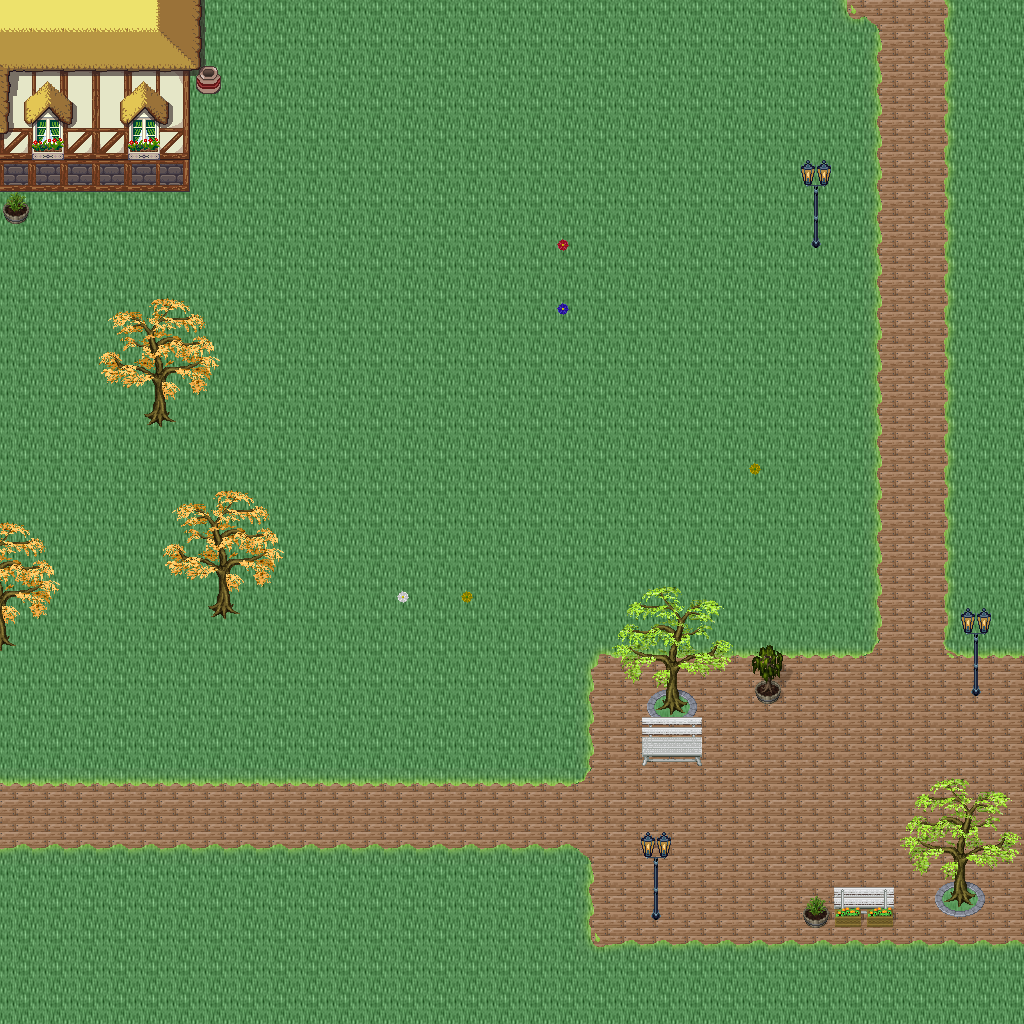

Below is a game level as drawn by its tile map, then a one-line description and the .tmx that defines it (tile-layer data replaced by summaries):
An orthogonal 32x32 tile map with 32x32 px tiles, 5 tile layers (Ground, Objects, Objects2, Above, ...), 1 hidden layer not drawn, 55 tilesets.

<map version="1.10" tiledversion="1.11.0" orientation="orthogonal" renderorder="right-down" width="32" height="32" tilewidth="32" tileheight="32" infinite="0" nextlayerid="11" nextobjectid="1">
 <tileset firstgid="1" name="logic_collision" tilewidth="32" tileheight="32" tilecount="1" columns="1">
  <image source="../drawable/logic_collision.png" width="32" height="32" />
 </tileset>
 <tileset firstgid="2" name="ground_ground" tilewidth="32" tileheight="32" tilecount="33" columns="3">
  <image source="../drawable/ground_ground.png" width="96" height="352" />
 </tileset>
 <tileset firstgid="35" name="building_castle" tilewidth="32" tileheight="32" tilecount="320" columns="20">
  <image source="../drawable/building_castle.png" width="640" height="512" />
 </tileset>
 <tileset firstgid="355" name="item_weapon_cannon" tilewidth="32" tileheight="32" tilecount="12" columns="3">
  <image source="../drawable/item_weapon_cannon.png" width="96" height="128" />
 </tileset>
 <tileset firstgid="367" name="item_pot_barrels_1" tilewidth="32" tileheight="32" tilecount="8" columns="4">
  <image source="../drawable/item_pot_barrels_1.png" width="128" height="64" />
 </tileset>
 <tileset firstgid="375" name="building_door_door" tilewidth="32" tileheight="32" tilecount="6" columns="3">
  <image source="../drawable/building_door_door.png" width="96" height="64" />
 </tileset>
 <tileset firstgid="381" name="building_door_closed" tilewidth="32" tileheight="32" tilecount="1" columns="1">
  <image source="../drawable/building_door_closed.png" width="32" height="32" />
 </tileset>
 <tileset firstgid="382" name="building_window_window_centered" tilewidth="32" tileheight="32" tilecount="1" columns="1">
  <image source="../drawable/building_window_window_centered.png" width="32" height="32" />
 </tileset>
 <tileset firstgid="383" name="building_decoration_chimney_big" tilewidth="32" tileheight="32" tilecount="2" columns="1">
  <image source="../drawable/building_decoration_chimney_big.png" width="32" height="64" />
 </tileset>
 <tileset firstgid="385" name="ground_grass_edges" tilewidth="32" tileheight="32" tilecount="36" columns="12">
  <image source="../drawable/ground_grass_edges.png" width="384" height="96" />
 </tileset>
 <tileset firstgid="421" name="ground_grass_corners" tilewidth="32" tileheight="32" tilecount="24" columns="6">
  <image source="../drawable/ground_grass_corners.png" width="192" height="128" />
 </tileset>
 <tileset firstgid="445" name="plant_tree_fall_trees" tilewidth="32" tileheight="32" tilecount="40" columns="8">
  <image source="../drawable/plant_tree_fall_trees.png" width="256" height="160" />
 </tileset>
 <tileset firstgid="485" name="plant_tree_locust_tree" tilewidth="32" tileheight="32" tilecount="20" columns="4">
  <image source="../drawable/plant_tree_locust_tree.png" width="128" height="160" />
 </tileset>
 <tileset firstgid="505" name="furniture_chair_bench_white" tilewidth="32" tileheight="32" tilecount="8" columns="2">
  <image source="../drawable/furniture_chair_bench_white.png" width="64" height="128" />
 </tileset>
 <tileset firstgid="513" name="plant_flower_daisy_blue" tilewidth="32" tileheight="32" tilecount="8" columns="2">
  <image source="../drawable/plant_flower_daisy_blue.png" width="64" height="128" />
 </tileset>
 <tileset firstgid="521" name="plant_flower_daisy_red" tilewidth="32" tileheight="32" tilecount="8" columns="2">
  <image source="../drawable/plant_flower_daisy_red.png" width="64" height="128" />
 </tileset>
 <tileset firstgid="529" name="plant_flower_daisy_white" tilewidth="32" tileheight="32" tilecount="8" columns="2">
  <image source="../drawable/plant_flower_daisy_white.png" width="64" height="128" />
 </tileset>
 <tileset firstgid="537" name="plant_flower_daisy_yellow" tilewidth="32" tileheight="32" tilecount="8" columns="2">
  <image source="../drawable/plant_flower_daisy_yellow.png" width="64" height="128" />
 </tileset>
 <tileset firstgid="545" name="plant_flower_flower_bed_1" tilewidth="32" tileheight="32" tilecount="35" columns="7">
  <image source="../drawable/plant_flower_flower_bed_1.png" width="224" height="160" />
 </tileset>
 <tileset firstgid="580" name="plant_flower_planted_containers" tilewidth="32" tileheight="32" tilecount="16" columns="4">
  <image source="../drawable/plant_flower_planted_containers.png" width="128" height="128" />
 </tileset>
 <tileset firstgid="596" name="item_pot_pot_grey" tilewidth="32" tileheight="32" tilecount="1" columns="1">
  <image source="../drawable/item_pot_pot_grey.png" width="32" height="32" />
 </tileset>
 <tileset firstgid="597" name="item_pot_pot_burgundy" tilewidth="32" tileheight="32" tilecount="1" columns="1">
  <image source="../drawable/item_pot_pot_burgundy.png" width="32" height="32" />
 </tileset>
 <tileset firstgid="598" name="building_decoration_chimney" tilewidth="32" tileheight="32" tilecount="2" columns="1">
  <image source="../drawable/building_decoration_chimney.png" width="32" height="64" />
 </tileset>
 <tileset firstgid="600" name="furniture_light_lamp_blue" tilewidth="32" tileheight="32" tilecount="3" columns="1">
  <image source="../drawable/furniture_light_lamp_blue.png" width="32" height="96" />
 </tileset>
 <tileset firstgid="603" name="light_dim_light_7x5" tilewidth="32" tileheight="32" tilecount="35" columns="7">
  <image source="../drawable/light_dim_light_7x5.png" width="224" height="160" />
 </tileset>
 <tileset firstgid="638" name="logic_protection" tilewidth="32" tileheight="32" tilecount="2" columns="2">
  <image source="../drawable/logic_protection.png" width="64" height="32" />
 </tileset>
 <tileset firstgid="640" name="furniture_table_bazaar_table_1" tilewidth="32" tileheight="32" tilecount="4" columns="2">
  <image source="../drawable/furniture_table_bazaar_table_1.png" width="64" height="64" />
 </tileset>
 <tileset firstgid="644" name="furniture_table_bazaar_table_2" tilewidth="32" tileheight="32" tilecount="6" columns="2">
  <image source="../drawable/furniture_table_bazaar_table_2.png" width="64" height="96" />
 </tileset>
 <tileset firstgid="650" name="furniture_table_bazaar_table_3" tilewidth="32" tileheight="32" tilecount="6" columns="2">
  <image source="../drawable/furniture_table_bazaar_table_3.png" width="64" height="96" />
 </tileset>
 <tileset firstgid="656" name="furniture_table_bazaar_table_4" tilewidth="32" tileheight="32" tilecount="6" columns="2">
  <image source="../drawable/furniture_table_bazaar_table_4.png" width="64" height="96" />
 </tileset>
 <tileset firstgid="662" name="furniture_table_bazaar_table_5" tilewidth="32" tileheight="32" tilecount="6" columns="2">
  <image source="../drawable/furniture_table_bazaar_table_5.png" width="64" height="96" />
 </tileset>
 <tileset firstgid="668" name="furniture_table_flowers_on_bench2" tilewidth="32" tileheight="32" tilecount="6" columns="3">
  <image source="../drawable/furniture_table_flowers_on_bench2.png" width="96" height="64" />
 </tileset>
 <tileset firstgid="674" name="furniture_table_flowers_on_benches" tilewidth="32" tileheight="32" tilecount="10" columns="2">
  <image source="../drawable/furniture_table_flowers_on_benches.png" width="64" height="160" />
 </tileset>
 <tileset firstgid="684" name="furniture_table_vendors_table" tilewidth="32" tileheight="32" tilecount="35" columns="7">
  <image source="../drawable/furniture_table_vendors_table.png" width="224" height="160" />
 </tileset>
 <tileset firstgid="719" name="item_drink_bottles_and_cups" tilewidth="32" tileheight="32" tilecount="16" columns="4">
  <image source="../drawable/item_drink_bottles_and_cups.png" width="128" height="128" />
 </tileset>
 <tileset firstgid="735" name="item_drink_beers_and_flasks" tilewidth="32" tileheight="32" tilecount="12" columns="4">
  <image source="../drawable/item_drink_beers_and_flasks.png" width="128" height="96" />
 </tileset>
 <tileset firstgid="747" name="item_drink_casks" tilewidth="32" tileheight="32" tilecount="4" columns="2">
  <image source="../drawable/item_drink_casks.png" width="64" height="64" />
 </tileset>
 <tileset firstgid="751" name="item_food_meals_1" tilewidth="32" tileheight="32" tilecount="2" columns="2">
  <image source="../drawable/item_food_meals_1.png" width="64" height="32" />
 </tileset>
 <tileset firstgid="753" name="item_food_rustic_meals" tilewidth="32" tileheight="32" tilecount="2" columns="2">
  <image source="../drawable/item_food_rustic_meals.png" width="64" height="32" />
 </tileset>
 <tileset firstgid="755" name="item_household_food_preparation_2" tilewidth="32" tileheight="32" tilecount="4" columns="2">
  <image source="../drawable/item_household_food_preparation_2.png" width="64" height="64" />
 </tileset>
 <tileset firstgid="759" name="item_pot_barrels_2" tilewidth="32" tileheight="32" tilecount="8" columns="4">
  <image source="../drawable/item_pot_barrels_2.png" width="128" height="64" />
 </tileset>
 <tileset firstgid="767" name="item_pot_barrels_1" tilewidth="32" tileheight="32" tilecount="8" columns="4">
  <image source="../drawable/item_pot_barrels_1.png" width="128" height="64" />
 </tileset>
 <tileset firstgid="775" name="item_drink_olive_oil_vinegar" tilewidth="32" tileheight="32" tilecount="4" columns="2">
  <image source="../drawable/item_drink_olive_oil_vinegar.png" width="64" height="64" />
 </tileset>
 <tileset firstgid="779" name="ground_ground_3" tilewidth="32" tileheight="32" tilecount="5" columns="5">
  <image source="../drawable/ground_ground_3.png" width="160" height="32" />
 </tileset>
 <tileset firstgid="784" name="building_decoration_banner" tilewidth="32" tileheight="32" tilecount="12" columns="1">
  <image source="../drawable/building_decoration_banner.png" width="32" height="384" />
 </tileset>
 <tileset firstgid="796" name="building_cottage" tilewidth="32" tileheight="32" tilecount="256" columns="16">
  <image source="../drawable/building_cottage.png" width="512" height="512" />
 </tileset>
 <tileset firstgid="1052" name="building_roof_thatched_roof" tilewidth="32" tileheight="32" tilecount="256" columns="16">
  <image source="../drawable/building_roof_thatched_roof.png" width="512" height="512" />
 </tileset>
 <tileset firstgid="1308" name="building_door_doors" tilewidth="32" tileheight="32" tilecount="256" columns="16">
  <image source="../drawable/building_door_doors.png" width="512" height="512" />
 </tileset>
 <tileset firstgid="1564" name="building_window_windows" tilewidth="32" tileheight="32" tilecount="256" columns="16">
  <image source="../drawable/building_window_windows.png" width="512" height="512" />
 </tileset>
 <tileset firstgid="1820" name="logic_portal" tilewidth="32" tileheight="32" tilecount="24" columns="8">
  <image source="../drawable/logic_portal.png" width="256" height="96" />
 </tileset>
 <tileset firstgid="1844" name="plant_bush_leafy" tilewidth="32" tileheight="32" tilecount="48" columns="8">
  <image source="../drawable/plant_bush_leafy.png" width="256" height="192" />
 </tileset>
 <tileset firstgid="1892" name="plant_bushes_and_trees" tilewidth="32" tileheight="32" tilecount="144" columns="16">
  <image source="../drawable/plant_bushes_and_trees.png" width="512" height="289" />
 </tileset>
 <tileset firstgid="2036" name="plant_bush_berried" tilewidth="32" tileheight="32" tilecount="60" columns="5">
  <image source="../drawable/plant_bush_berried.png" width="160" height="384" />
 </tileset>
 <tileset firstgid="2096" name="plant_bush_fern" tilewidth="32" tileheight="32" tilecount="32" columns="8">
  <image source="../drawable/plant_bush_fern.png" width="256" height="128" />
 </tileset>
 <tileset firstgid="2128" name="plant_bush_bush_pinks" tilewidth="32" tileheight="32" tilecount="4" columns="2">
  <image source="../drawable/plant_bush_bush_pinks.png" width="64" height="64" />
 </tileset>
 <layer id="1" name="Ground" width="32" height="32">
  <data>[1024 cells, 1024 non-empty, 5 distinct tile ids]</data>
 </layer>
 <layer id="2" name="Objects" width="32" height="32">
  <data>[1024 cells, 151 non-empty, 29 distinct tile ids]</data>
 </layer>
 <layer id="3" name="Objects2" width="32" height="32">
  <data>[1024 cells, 14 non-empty, 11 distinct tile ids]</data>
 </layer>
 <layer id="4" name="Above" width="32" height="32">
  <data>[1024 cells, 106 non-empty, 48 distinct tile ids]</data>
 </layer>
 <layer id="5" name="Above2" width="32" height="32">
  <data>[1024 cells, 8 non-empty, 4 distinct tile ids]</data>
 </layer>
 <layer id="6" name="Walkable" width="32" height="32" visible="0">
  <data>[1024 cells, 59 non-empty, 1 distinct tile ids]</data>
 </layer>
 <objectgroup id="7" name="Mapevents" />
 <objectgroup id="8" name="Spawn" />
 <objectgroup id="9" name="Keys" />
 <objectgroup id="10" name="Replace" />
</map>
